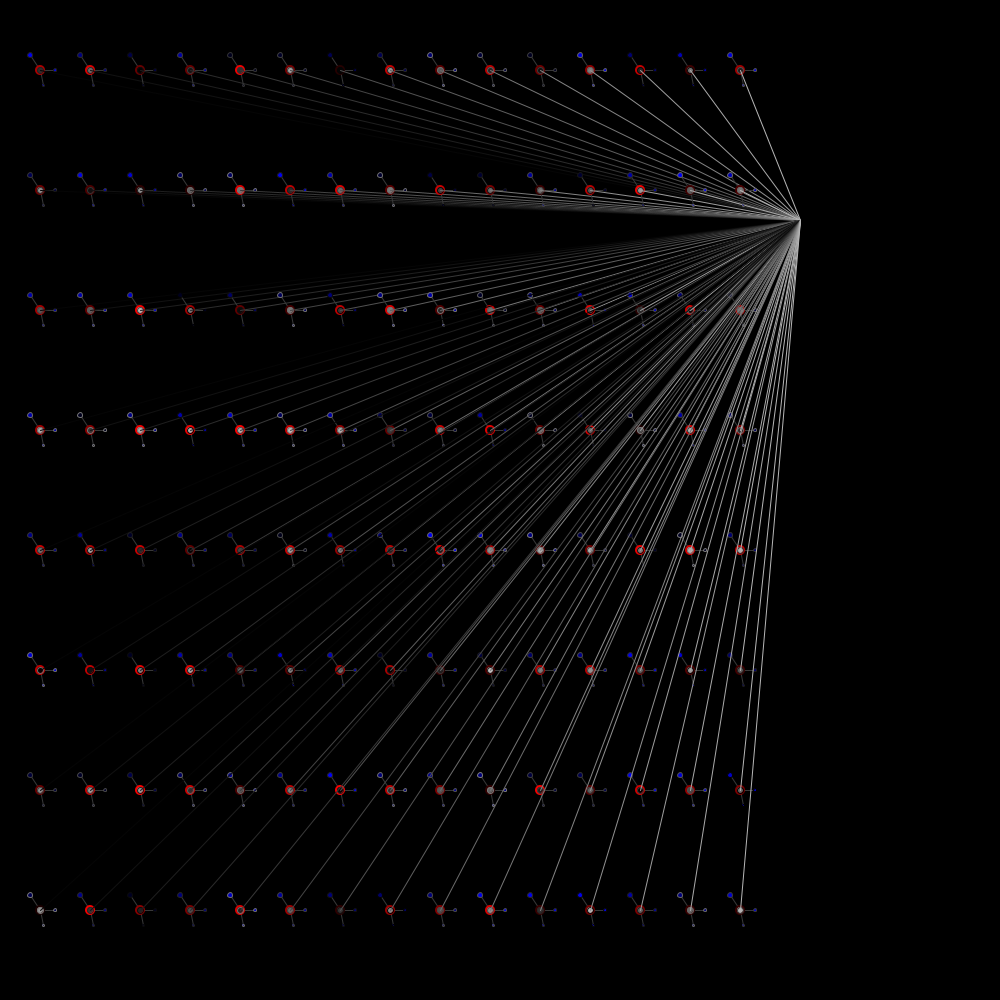
Frame 1 (no input)
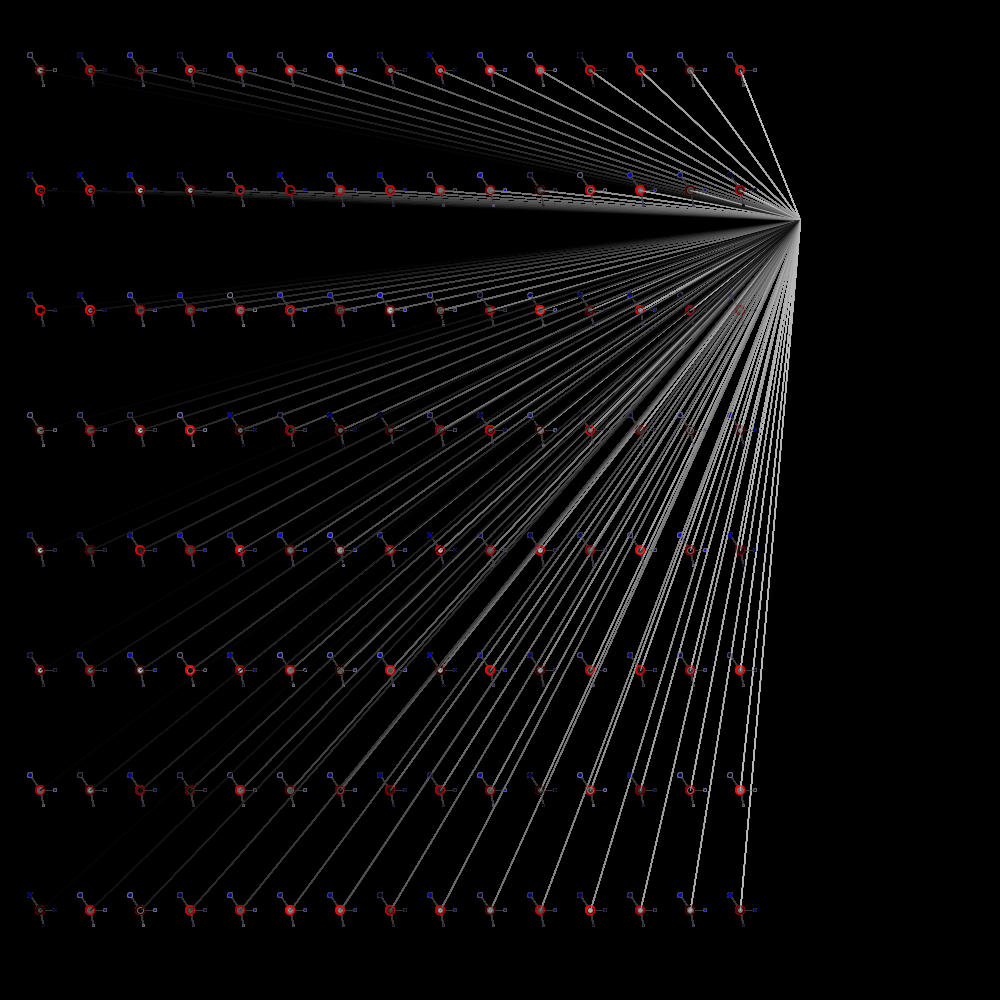
Frame 60 (the mouse pressed at the canvas centre just before this capture)
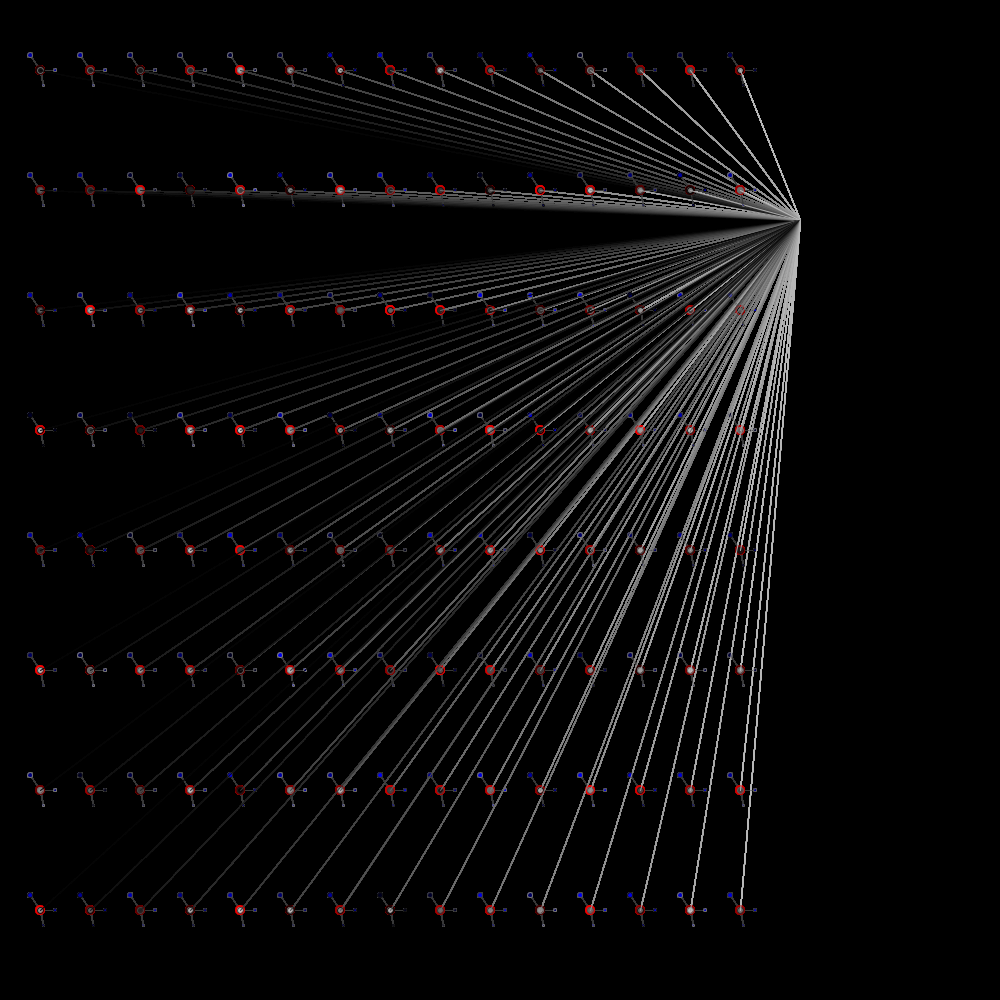
Frame 120 (the mouse held since frame 60 and released just before this capture)

The Processing sketch that drew these frames (run headless with seeded random() and noise(); from frame 60 on, the mouse is pressed at the canvas centre):

// Processing sketch: processing_19566
// ── processing_19566.pde

void setup(){

size(1000,1000);
background(0);
smooth();
fill(255);
colorMode(RGB,1000);
frameRate(100);

}


void draw (){
  for(int y = 20; y < height-120; y += 120){  //sets up vertical grid spacing
    for(int x = 20; x <= width*.75; x += 50){   //sets up horizontal grid spacing
    
    atom ( x,y );
    stroke(x);       //adjusts stroke from black to white as x grows
    line(x + 20,y + 50,800,220);  //draws lines
 
    }
  }
}

void atom (int x, int y){    //custom function for atom
pushMatrix();
translate( x,y);

stroke(220);
line(20,50,23,65);
line(20,50,10,35);
line(20,50,35,50);

noStroke();
fill(random(100,1000),0,0);
ellipse(20,50,10,10);
stroke(random(0,500));
fill(0,0,random(100,1000));
ellipse(23,65,2,2);
ellipse(10,35,5,5);
ellipse(35,50,3,3);


fill(random(0,750));
ellipse(20,50,6,6);

popMatrix();  

}
